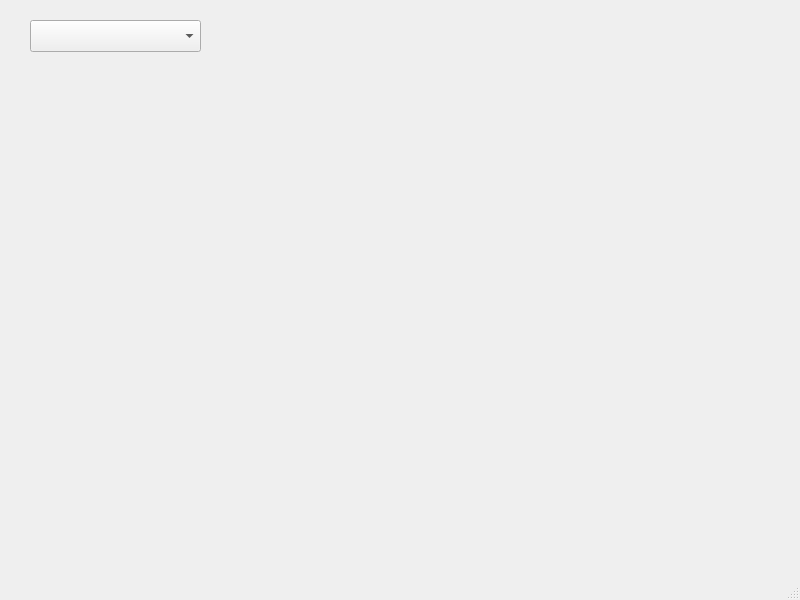
<?xml version="1.0" encoding="UTF-8"?>
<ui version="4.0">
 <class>MainWindow</class>
 <widget class="QMainWindow" name="MainWindow">
  <property name="geometry">
   <rect>
    <x>0</x>
    <y>0</y>
    <width>800</width>
    <height>600</height>
   </rect>
  </property>
  <property name="windowTitle">
   <string>dev</string>
  </property>
  <widget class="QWidget" name="centralwidget">
   <widget class="QComboBox" name="comboBox">
    <property name="geometry">
     <rect>
      <x>30</x>
      <y>20</y>
      <width>171</width>
      <height>32</height>
     </rect>
    </property>
   </widget>
  </widget>
  <widget class="QMenuBar" name="menubar">
   <property name="geometry">
    <rect>
     <x>0</x>
     <y>0</y>
     <width>800</width>
     <height>22</height>
    </rect>
   </property>
  </widget>
  <widget class="QStatusBar" name="statusbar"/>
 </widget>
 <resources/>
 <connections/>
</ui>
